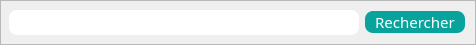
                  <widget class="QFrame" name="frame_45">
                   <property name="minimumSize">
                    <size>
                     <width>0</width>
                     <height>40</height>
                    </size>
                   </property>
                   <property name="frameShape">
                    <enum>QFrame::StyledPanel</enum>
                   </property>
                   <property name="frameShadow">
                    <enum>QFrame::Raised</enum>
                   </property>
                   <widget class="QWidget" name="layoutWidget_3">
                    <property name="geometry">
                     <rect>
                      <x>9</x>
                      <y>9</y>
                      <width>458</width>
                      <height>27</height>
                     </rect>
                    </property>
                    <layout class="QHBoxLayout" name="horizontalLayout_42">
                     <item>
                      <widget class="QLineEdit" name="lineEdit_2">
                       <property name="minimumSize">
                        <size>
                         <width>350</width>
                         <height>25</height>
                        </size>
                       </property>
                       <property name="maximumSize">
                        <size>
                         <width>350</width>
                         <height>25</height>
                        </size>
                       </property>
                       <property name="font">
                        <font>
                         <family>Quicksand Medium</family>
                         <pointsize>11</pointsize>
                        </font>
                       </property>
                       <property name="styleSheet">
                        <string notr="true">*{
color: #000;
background:#FFF;
border-radius:8px;
}</string>
                       </property>
                      </widget>
                     </item>
                     <item>
                      <widget class="QPushButton" name="pushButton_3">
                       <property name="minimumSize">
                        <size>
                         <width>100</width>
                         <height>0</height>
                        </size>
                       </property>
                       <property name="maximumSize">
                        <size>
                         <width>100</width>
                         <height>16777215</height>
                        </size>
                       </property>
                       <property name="font">
                        <font>
                         <family>Quicksand Light</family>
                         <pointsize>11</pointsize>
                        </font>
                       </property>
                       <property name="styleSheet">
                        <string notr="true">*{
background:rgb(9, 163, 158);
border-radius:8px;
color:#FFF;
}
QPushButton:hover{
background:rgb(13, 58, 53);
color:#FFF;
font-size:18px;
}
QPushButton:pressed{
background:rgb(98, 255, 237);
}</string>
                       </property>
                       <property name="text">
                        <string>Rechercher</string>
                       </property>
                      </widget>
                     </item>
                    </layout>
                   </widget>
                  </widget>
